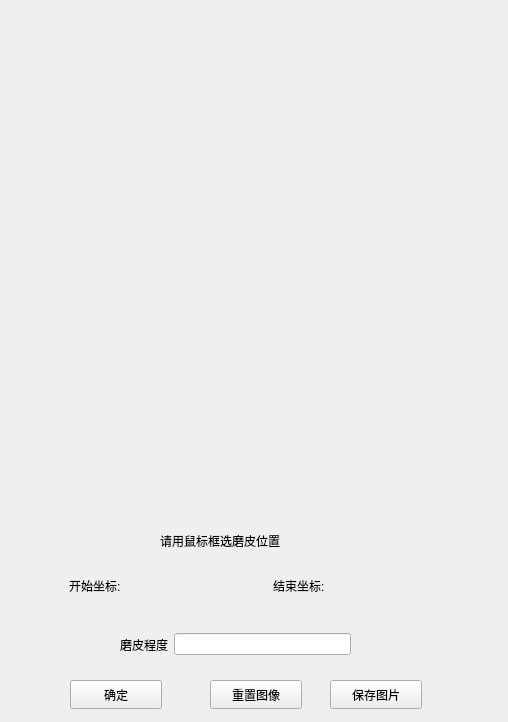
<?xml version="1.0" encoding="UTF-8"?>
<ui version="4.0">
 <class>Mask</class>
 <widget class="QWidget" name="Mask">
  <property name="geometry">
   <rect>
    <x>0</x>
    <y>0</y>
    <width>508</width>
    <height>722</height>
   </rect>
  </property>
  <property name="windowTitle">
   <string>Form</string>
  </property>
  <widget class="QLabel" name="label_5">
   <property name="geometry">
    <rect>
     <x>160</x>
     <y>520</y>
     <width>211</width>
     <height>41</height>
    </rect>
   </property>
   <property name="text">
    <string>请用鼠标框选磨皮位置</string>
   </property>
  </widget>
  <widget class="QWidget" name="widget" native="true">
   <property name="geometry">
    <rect>
     <x>69</x>
     <y>550</y>
     <width>401</width>
     <height>71</height>
    </rect>
   </property>
   <layout class="QHBoxLayout" name="horizontalLayout_2">
    <item>
     <widget class="QLabel" name="label_2">
      <property name="text">
       <string>开始坐标:</string>
      </property>
     </widget>
    </item>
    <item>
     <widget class="QLabel" name="label_firstPos">
      <property name="text">
       <string/>
      </property>
     </widget>
    </item>
    <item>
     <widget class="QLabel" name="label_4">
      <property name="text">
       <string>结束坐标:</string>
      </property>
     </widget>
    </item>
    <item>
     <widget class="QLabel" name="label_secondPos">
      <property name="text">
       <string/>
      </property>
     </widget>
    </item>
   </layout>
  </widget>
  <widget class="QPushButton" name="btn_reset">
   <property name="geometry">
    <rect>
     <x>210</x>
     <y>680</y>
     <width>92</width>
     <height>29</height>
    </rect>
   </property>
   <property name="text">
    <string>重置图像</string>
   </property>
  </widget>
  <widget class="QLabel" name="imageLabel">
   <property name="geometry">
    <rect>
     <x>-3</x>
     <y>-3</y>
     <width>512</width>
     <height>512</height>
    </rect>
   </property>
   <property name="minimumSize">
    <size>
     <width>512</width>
     <height>512</height>
    </size>
   </property>
   <property name="maximumSize">
    <size>
     <width>512</width>
     <height>512</height>
    </size>
   </property>
   <property name="text">
    <string/>
   </property>
  </widget>
  <widget class="QPushButton" name="btn_save">
   <property name="geometry">
    <rect>
     <x>330</x>
     <y>680</y>
     <width>92</width>
     <height>29</height>
    </rect>
   </property>
   <property name="text">
    <string>保存图片</string>
   </property>
  </widget>
  <widget class="QPushButton" name="btn_ok">
   <property name="geometry">
    <rect>
     <x>70</x>
     <y>680</y>
     <width>92</width>
     <height>29</height>
    </rect>
   </property>
   <property name="text">
    <string>确定</string>
   </property>
  </widget>
  <widget class="QWidget" name="widget_2" native="true">
   <property name="geometry">
    <rect>
     <x>120</x>
     <y>620</y>
     <width>231</width>
     <height>49</height>
    </rect>
   </property>
   <layout class="QHBoxLayout" name="horizontalLayout_3">
    <item>
     <widget class="QLabel" name="label_6">
      <property name="text">
       <string>磨皮程度</string>
      </property>
     </widget>
    </item>
    <item>
     <widget class="QLineEdit" name="lineEdit_radius"/>
    </item>
   </layout>
  </widget>
 </widget>
 <resources/>
 <connections/>
</ui>
